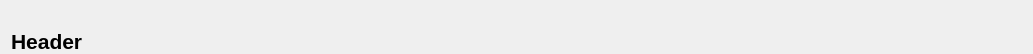
<?xml version="1.0" encoding="UTF-8"?>
<ui version="4.0">
 <class>CustomListItem</class>
 <widget class="QWidget" name="CustomListItem">
  <property name="geometry">
   <rect>
    <x>0</x>
    <y>0</y>
    <width>1033</width>
    <height>54</height>
   </rect>
  </property>
  <property name="sizePolicy">
   <sizepolicy hsizetype="Preferred" vsizetype="Preferred">
    <horstretch>0</horstretch>
    <verstretch>0</verstretch>
   </sizepolicy>
  </property>
  <property name="minimumSize">
   <size>
    <width>0</width>
    <height>0</height>
   </size>
  </property>
  <property name="windowTitle">
   <string>Form</string>
  </property>
  <layout class="QHBoxLayout" name="horizontalLayout_2">
   <property name="spacing">
    <number>0</number>
   </property>
   <property name="leftMargin">
    <number>0</number>
   </property>
   <property name="topMargin">
    <number>0</number>
   </property>
   <property name="rightMargin">
    <number>0</number>
   </property>
   <property name="bottomMargin">
    <number>0</number>
   </property>
   <item>
    <widget class="QStackedWidget" name="stackedWidget">
     <property name="lineWidth">
      <number>0</number>
     </property>
     <property name="currentIndex">
      <number>1</number>
     </property>
     <widget class="QWidget" name="channelPage">
      <layout class="QHBoxLayout" name="horizontalLayout">
       <property name="spacing">
        <number>7</number>
       </property>
       <property name="leftMargin">
        <number>11</number>
       </property>
       <property name="topMargin">
        <number>11</number>
       </property>
       <property name="rightMargin">
        <number>11</number>
       </property>
       <property name="bottomMargin">
        <number>11</number>
       </property>
       <item>
        <widget class="QLabel" name="channelLabel">
         <property name="minimumSize">
          <size>
           <width>25</width>
           <height>0</height>
          </size>
         </property>
         <property name="maximumSize">
          <size>
           <width>25</width>
           <height>16777215</height>
          </size>
         </property>
         <property name="text">
          <string>512</string>
         </property>
        </widget>
       </item>
       <item>
        <widget class="QLabel" name="nameLabel">
         <property name="minimumSize">
          <size>
           <width>120</width>
           <height>0</height>
          </size>
         </property>
         <property name="maximumSize">
          <size>
           <width>120</width>
           <height>16777215</height>
          </size>
         </property>
         <property name="text">
          <string>Master Dimmerrr</string>
         </property>
         <property name="alignment">
          <set>Qt::AlignLeading|Qt::AlignLeft|Qt::AlignVCenter</set>
         </property>
         <property name="wordWrap">
          <bool>true</bool>
         </property>
        </widget>
       </item>
       <item>
        <widget class="QSpinBox" name="spinBox">
         <property name="maximum">
          <number>255</number>
         </property>
        </widget>
       </item>
       <item>
        <widget class="QSlider" name="slider">
         <property name="sizePolicy">
          <sizepolicy hsizetype="Expanding" vsizetype="Fixed">
           <horstretch>0</horstretch>
           <verstretch>0</verstretch>
          </sizepolicy>
         </property>
         <property name="minimumSize">
          <size>
           <width>510</width>
           <height>0</height>
          </size>
         </property>
         <property name="maximumSize">
          <size>
           <width>510</width>
           <height>16777215</height>
          </size>
         </property>
         <property name="maximum">
          <number>255</number>
         </property>
         <property name="orientation">
          <enum>Qt::Horizontal</enum>
         </property>
         <property name="invertedAppearance">
          <bool>false</bool>
         </property>
         <property name="tickPosition">
          <enum>QSlider::TicksBothSides</enum>
         </property>
        </widget>
       </item>
       <item>
        <spacer name="horizontalSpacer">
         <property name="orientation">
          <enum>Qt::Horizontal</enum>
         </property>
         <property name="sizeHint" stdset="0">
          <size>
           <width>40</width>
           <height>20</height>
          </size>
         </property>
        </spacer>
       </item>
      </layout>
     </widget>
     <widget class="QWidget" name="headerPage">
      <layout class="QHBoxLayout" name="horizontalLayout_3">
       <property name="spacing">
        <number>0</number>
       </property>
       <property name="leftMargin">
        <number>11</number>
       </property>
       <property name="topMargin">
        <number>0</number>
       </property>
       <property name="rightMargin">
        <number>0</number>
       </property>
       <property name="bottomMargin">
        <number>0</number>
       </property>
       <item>
        <widget class="QLabel" name="headerLabel">
         <property name="font">
          <font>
           <pointsize>16</pointsize>
           <bold>true</bold>
          </font>
         </property>
         <property name="text">
          <string>Header</string>
         </property>
         <property name="alignment">
          <set>Qt::AlignBottom|Qt::AlignLeading|Qt::AlignLeft</set>
         </property>
        </widget>
       </item>
      </layout>
     </widget>
    </widget>
   </item>
  </layout>
 </widget>
 <resources/>
 <connections/>
</ui>
